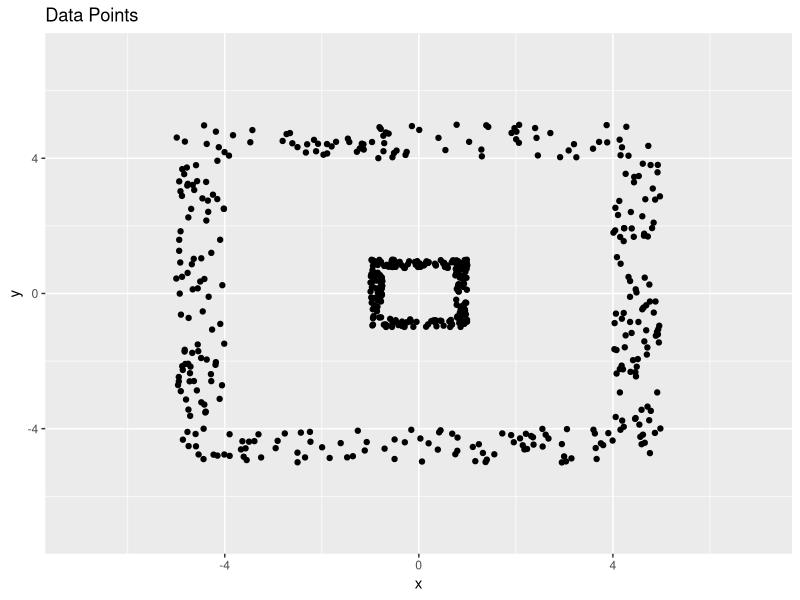
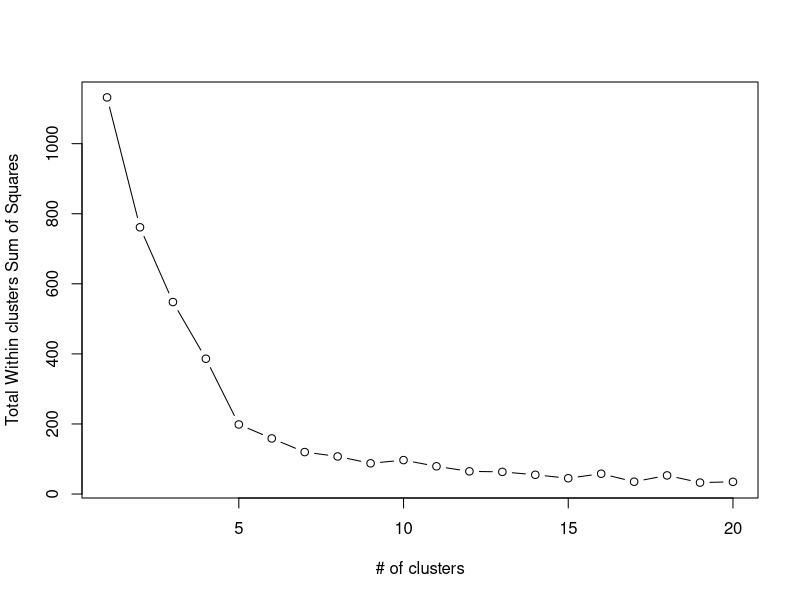
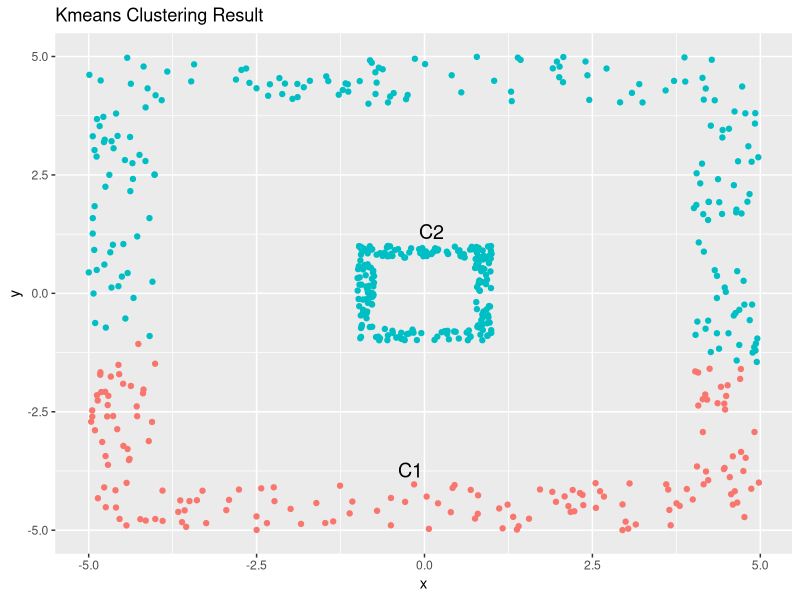
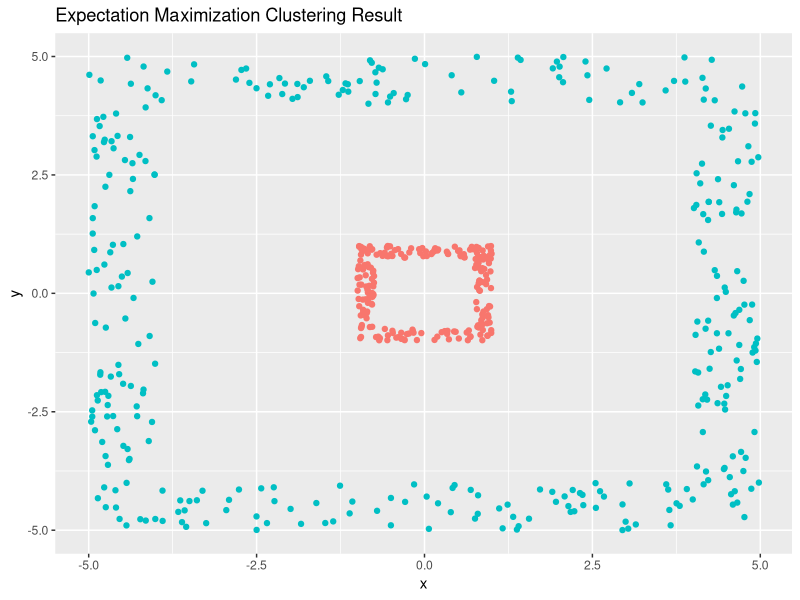
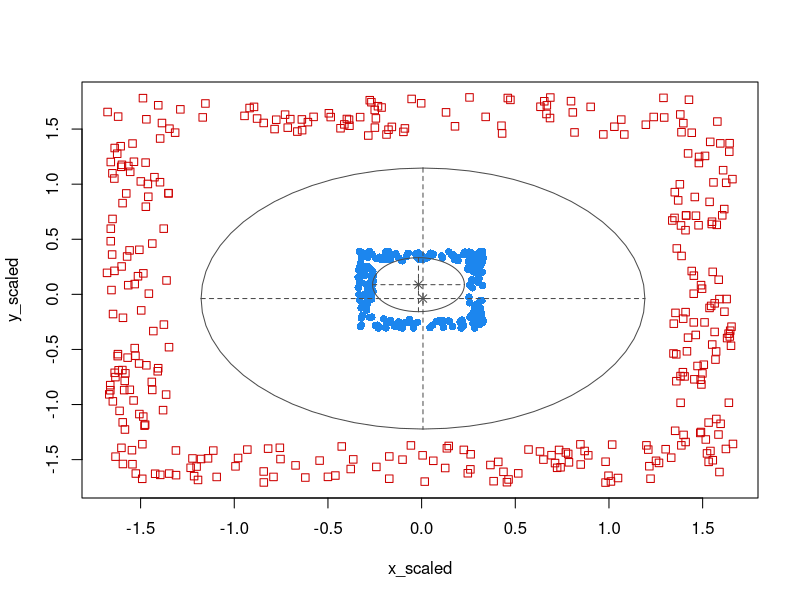
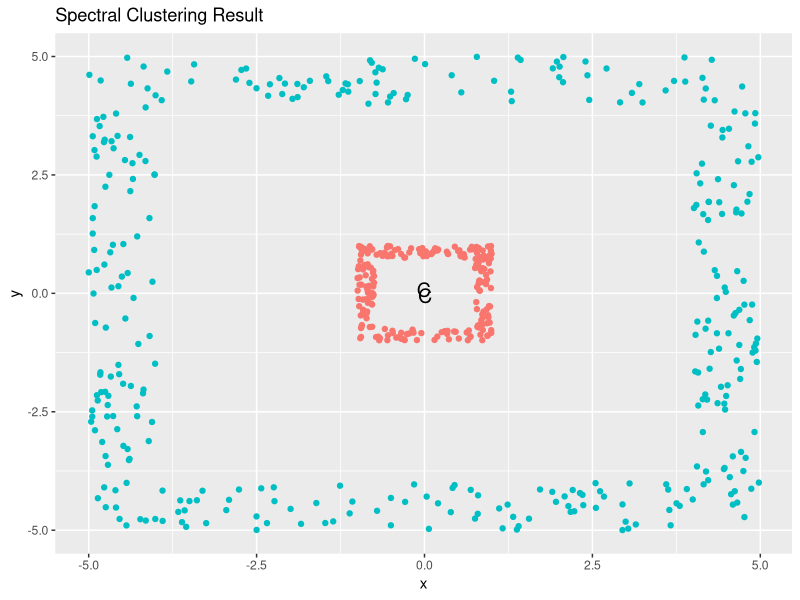

Write the R code that produced these figures, in order.
# This script conducts various types of clustering on generated data.

# LOAD LIBRARIES --------------------------------------------------------------------
# This section loads necessary libraries.
library(data.table)
library(ggplot2)
library(dplyr)
library(fpc)
library(mclust)
library(kernlab)

# GENERATE DATA -----------------------------------------------------------
# This section generates the data that will be clustered.

  # Create small and large squares of data.
  set.seed(12346)
  small_rectangle = data.table(x = runif(500, 
                                         min = -1, 
                                         max = 1), 
                               y = runif(500, 
                                         min = -1, 
                                         max = 1))
  large_rectangle = data.table(x = runif(1000, 
                                         min = -5, 
                                         max = 5), 
                               y = runif(1000, 
                                         min = -5, 
                                         max = 5))
  
  # Remove most of the points in the interior of the rectangles.
  # The remaining points will be around the borders.
  small_rectangle = small_rectangle[abs(x) > 0.75 | abs(y) > 0.75]
  large_rectangle = large_rectangle[abs(x) > 4 | abs(y) > 4]
  
  # Plot 'small_rectangle' and 'large_rectangle' data.
  ggplot(data = small_rectangle, 
         aes(x = x, 
             y = y)) + 
    geom_point() + 
    geom_point(data = large_rectangle, 
               aes(x = x, 
                   y = y)) +
    xlim(c(-7, 7)) + 
    ylim(c(-7, 7)) + 
    ggtitle('Data Points') + 
    xlab('x') + 
    ylab('y')
  
  # Combine 'small_rectangle' and 'large_rectangle' to conduct clustering.
  all_data = rbind(small_rectangle, large_rectangle)
  
  # Scale data columns and create data table with scaled data. This should be done prior to clustering.
  # I do this separately so I can later access the mean and standard deviation of scaling.
  x_scaled = scale(all_data$x)
  y_scaled = scale(all_data$y)
  scaled_data = data.table(x_scaled = x_scaled, 
                           y_scaled = y_scaled)
  scaled_data = rename(scaled_data, 
                       x_scaled = x_scaled.V1, 
                       y_scaled = y_scaled.V1)
  

# DETERMINE NUMBER OF CLUSTERS --------------------------------------------
# Find optimal number of clusters according to some common metrics.
# Results vary widely and are not always helpful.
  
  # Method 1: Plot 'Total Within clusters Sum of Squares' against 'Number of clusters' (SCREE plot).
  # 'Elbow' of the following plot indicates best number of clusters.
  # This method appears to recommend 4 clusters. Or maybe 7.
  
    # Choose maximum number of clusters to consider.
    max_clusters = 20
  
    # Compute 'Total Within cluster Sum of Squares' (wss):
    within_sum_squares = (nrow(scaled_data) - 1) * sum(apply(scaled_data, 
                                                             2, 
                                                             var))
    for (i in 2:max_clusters) 
      {
      
        # Compute within sum of squares for each number of clusters.
        within_sum_squares[i] = sum(kmeans(scaled_data, 
                                           centers = i)$withinss)
        
      }
  
    # Plot 'wss' against 'Number of clusters':  
    plot(1:max_clusters, 
         within_sum_squares, 
         type = 'b', 
         xlab = '# of clusters', 
         ylab = 'Total Within clusters Sum of Squares')
    
  # Method 2: 'kmeansruns()' with Calinski - Harabasz Index.
  # This method recommends 1 cluster.
      
    # Best number of clusters as identified by this method.
    kmeansruns(all_data, 
               krange = 1:max_clusters, 
               criterion = 'ch', 
               scaledata = T)$bestk
  
    # Critical values using above method:
    kmeansruns(all_data, 
               krange = 1:max_clusters, 
               criterion = 'ch', 
               scaledata = T)$crit

  # Method 3: 'kmeansruns()' with Average Silhouette Width.
  # This method recommends 1 cluster.

    # Best number of clusters as identified by this method.
    kmeansruns(all_data, 
               krange = 1:max_clusters, 
               criterion = 'asw',
               scaledata = T)$bestk
  
    # Critical values using above method.
    kmeansruns(all_data, 
               krange = 1:max_clusters, 
               criterion = 'asw', 
               scaledata = T)$crit

# KMEANS CLUSTERING -------------------------------------------------------
# This section conducts k-means clustering with 2 clusters.
  
  # Conduct k-means clustering with 2 clusters.
  set.seed(12346)
  kmeans = kmeans(scaled_data, 
                  centers = 2)
  
  # Convert cluster centers back into unscaled values and view cluster centers.
  kmeans_centers = data.table(kmeans$centers)
  kmeans_centers$x_scaled = (kmeans_centers$x_scaled * attr(x_scaled, 
                                                            'scaled:scale')) + attr(x_scaled, 
                                                                                    'scaled:center')
  kmeans_centers$y_scaled = (kmeans_centers$y_scaled * attr(y_scaled, 
                                                            'scaled:scale')) + attr(y_scaled, 
                                                                                    'scaled:center')
  print(kmeans_centers)
  
  # Add kmeans clusters to 'all_data'.
  all_data$kmeans_clusters = kmeans$cluster
  
  # BOOTSTRAPPING FOR STABILITY CHECK????
  
  # Plot kmeans clustering results and cluster centers (black Cs).
  ggplot(data = all_data, 
         aes(x = x, 
             y = y, 
             color = as.character(kmeans_clusters))) + 
    geom_point() + 
    annotate('text', 
             x = kmeans_centers$x_scaled[1], 
             y = kmeans_centers$y_scaled[1], 
             label = 'C1', 
             size = 5) + 
    annotate('text', 
             x = kmeans_centers$x_scaled[2], 
             y = kmeans_centers$y_scaled[2], 
             label = 'C2', 
             size = 5) + 
    theme(legend.position = 'none') +
    ggtitle('Kmeans Clustering Result')

# EXPECTATION MAXIMIZATION (EM) CLUSTERING -------------------------------------
  ??????????????
  # Conduct EM clustering.
  set.seed(134)
  em = Mclust(scaled_data, 
              G = 2)
  
  # Add EM clustering assignments to all data.
  all_data$em_clusters = em$classification
  
  # Plot EM clustering results 1.
  ggplot(data = all_data, 
         aes(x = x, 
             y = y, 
             color = as.character(em_clusters))) + 
    geom_point() + 
    theme(legend.position = 'none') +
    ggtitle('Expectation Maximization Clustering Result')
  
  # Plot EM clustering results 2 (for scaled data).
  plot(em, 
       what = 'classification')

# SPECTRAL CLUSTERING -----------------------------------------------------

  # Conduct spectral clustering with 2 clusters.
  spec_clust = specc(as.matrix(scaled_data), 
                     centers = 2)
  
  # View cluster centers and sizes.
  centers(spec_clust)     # cluster centers
  size(spec_clust)        # cluster sizes
  
  # Save spectral clustering cluster centers for plot.
  # I'm not sure what cluster centers mean in the context of spectral clustering.
  spectral_centers = data.table(centers(spec_clust))
  
  # Plot spectral clustering results.
  ggplot(data = all_data, 
         aes(x = x, 
             y = y, 
             color = as.character(spec_clust))) + 
    geom_point() + 
    annotate('text', 
             x = spectral_centers$V1[1], 
             y = spectral_centers$V2[1], 
             label = 'C', 
             size = 5) +
    annotate('text', 
             x = spectral_centers$V1[2], 
             y = spectral_centers$V2[2], 
             label = 'C', 
             size = 5) +
    theme(legend.position = 'none') +
    ggtitle('Spectral Clustering Result')
  
  
  
   annotate('text', 
             x = kmeans_centers$x_scaled[1], 
             y = kmeans_centers$y_scaled[1], 
             label = 'C1', 
             size = 5)
